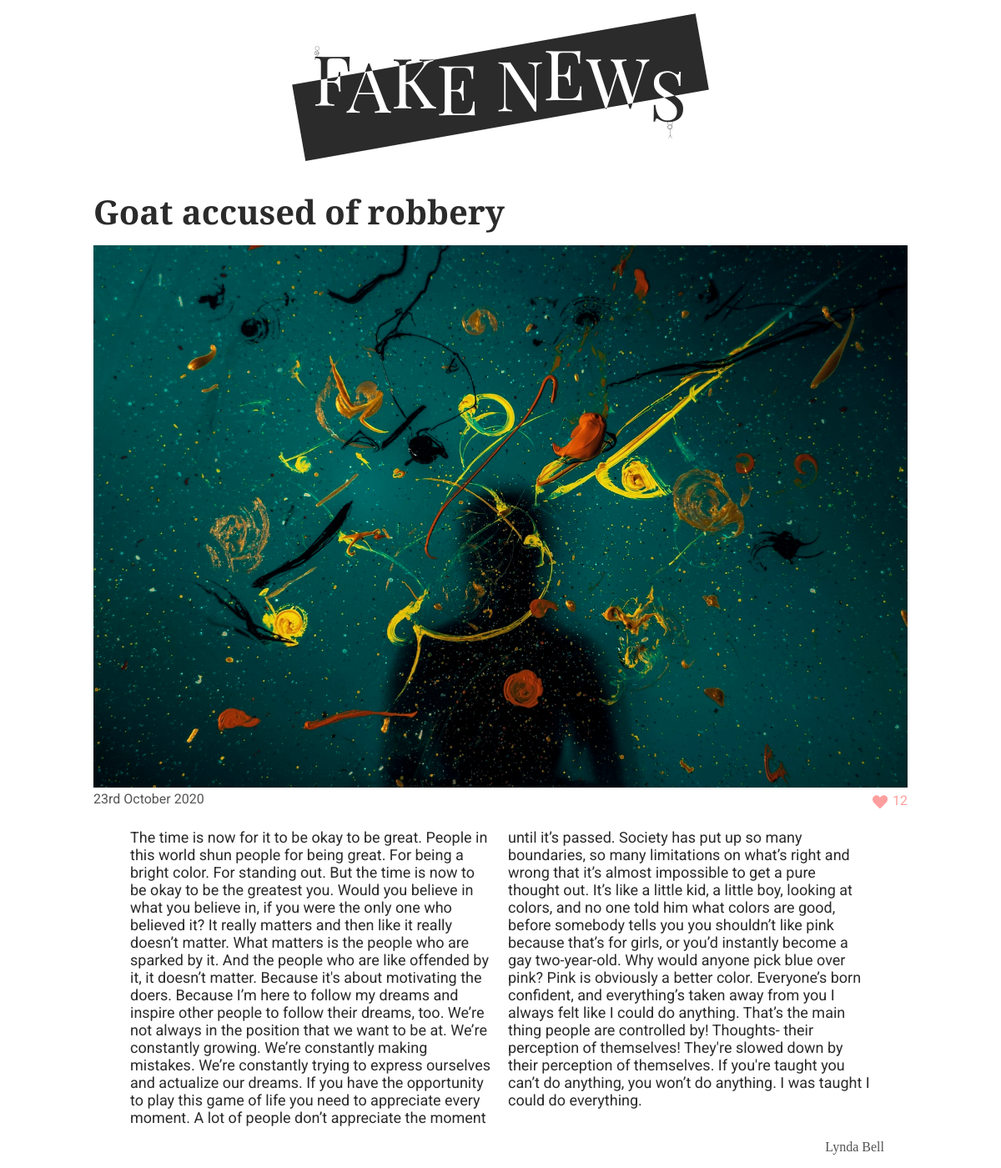
The page /article.php?id=6 on the database its author committed.
### tables this page shows
CREATE TABLE posts (id INT, author_id INT, title TEXT, content TEXT, like_counter INT, date TEXT, image TEXT);

CREATE TABLE users (
	user_id INT,
	name TEXT
);

### data.php (called while the page is built, shortened)
<?php
$pdo = new PDO('sqlite:./database/fake_news.db');
$stmnt = $pdo->query('SELECT * FROM posts
INNER JOIN users
ON posts.author_id = users.user_id
ORDER BY date DESC');
$posts = $stmnt->fetchAll(PDO::FETCH_ASSOC);

### functions.php (called while the page is built, shortened)
<?php
require __DIR__ . '/data.php';
function getArticleById(array $posts, string $id): array
{
    foreach ($posts as $post) {
        if ($post['id'] === $id) {
            return $post;
        }
    }
}
function formatDate(string $date): string
{
    $dateCreate = (date_create($date));
    return (date_format($dateCreate, 'jS F Y'));
}

### article.php (the view, shortened to what this page needs)
<?php
require __DIR__ . '/data.php';
require __DIR__ . '/functions.php';
require __DIR__ . '/header.php';
?>
<?php
$id = $_GET['id'];
$post = getArticleById($posts, $id);
?>
<main class="main-article">
    <h2 class="title-article"><?= $post['title']; ?></h2>
    <div class="img-box">
        <img class="img-article" src="./img/<?= $post['image']; ?>" alt=""></div>
    <span class="like-span">
        <p class="date"><?= formatDate($post['date']); ?></p>
        <form method="post">
            <input type="submit" name="like" class="like-btn" value="" />
            <label for="like" class="like-text"><?= $post['like_counter']; ?></label>
        </form>
    </span>
    <article class="main-article">
        <p class="content"> <?= $post['content']; ?></p>
        <span class="author-span">
            <p class="author-special"> <?= $post['name']; ?></p>
        </span>
    </article>
</main>
</body>
</html>

### style/global.css (style rules this page uses)
:root { --bg-color: white; --txt-color: #2b2b2b; --author-color: #535455; --likes-color: #ff9e9e; }
* { box-sizing: border-box; margin: 0; padding: 0; cursor: default; }
body { background-color: var(--bg-color); }

### style/index.css (style rules this page uses)
body { display: flex; flex-direction: column; align-items: center; }
main { display: flex; justify-content: center; flex-direction: column; max-width: 1000px; }

### style/article.css (style rules this page uses)
.img-article { width: 100%; }
.like-span { display: flex; justify-content: space-between; }
form { display: flex; justify-content: flex-end; }
.main-article { display: flex; flex-direction: column; padding: 0 0.75rem; margin-top: 1rem; }
.author-span { display: flex; justify-content: flex-end; }
.like-btn { margin-top: 0.3rem; background: url(/img/heart.svg); background-repeat: no-repeat; width: 1.5rem; height: 1.5rem; border: none; cursor: pointer; }

### style/media.css (style rules this page uses)
@media only screen and (min-width: 750px) { .content { columns: 2; } }

### style/typography.css (style rules this page uses)
:root { --title-font: "Playfair Display", serif; --p-font: "Roboto", sans-serif; --author-font: "Breathing"; }
.date { font-size: 1rem; font-family: var(--p-font); color: var(--author-color); }
.title-article { font-size: 2.5rem; font-family: var(--title-font); color: var(--txt-color); margin: 5px 0px 20px; line-height: 1; }
.like-text { font-family: var(--p-font); font-size: 1rem; color: var(--likes-color); margin-top: 2px; }
.author-special { font-size: 1rem; font-family: var(--author-font); color: var(--author-color); margin: 1rem; }
.content { padding: 0 2rem; font-family: var(--p-font); font-size: 18px; color: var(--txt-color); }

### rows shown on the page
posts: title "Goat accused of robbery", image (picture), date "23rd October 2020", like_counter "12", content "The time is now for it to be okay to be great. People in this world shun people for being great. For being a bright color. For standing out. But the time is now to be okay to be the greatest you. Would you believe in what you believe in, if you were the only one who believed it? It really matters and then like it really doesn’t matter. What matters is the people who are sparked by it. And the people who are like offended by it, it doesn’t matter. Because it's about motivating the doers. Because I’m here to follow my dreams and inspire other people to follow their dreams, too. We’re not always in the position that we want to be at. We’re constantly growing. We’re constantly making mistakes.…"
users: name "Lynda Bell"
